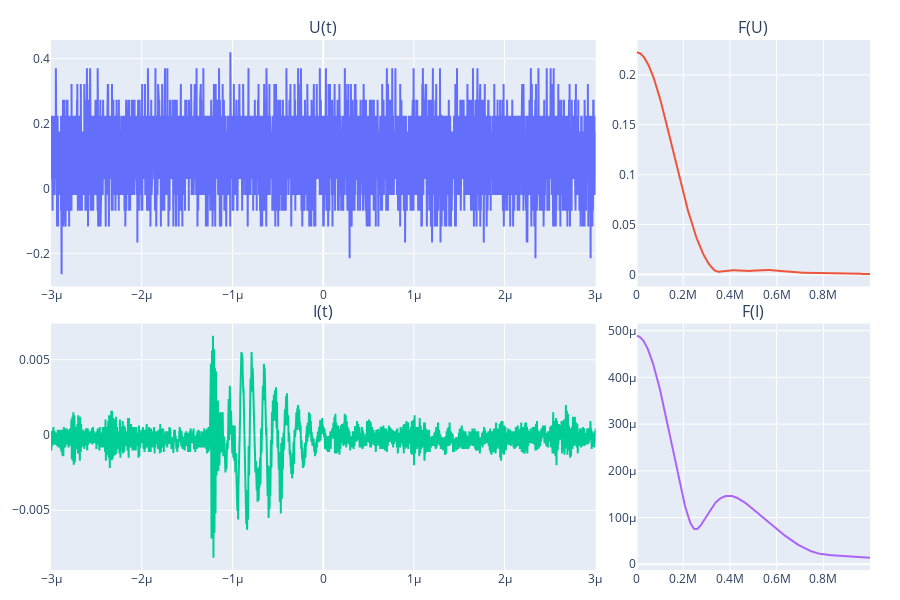

Write notebook code for a chart like this one.
### Code cell
F,V = md.get_spectrum3(t_n,U_n)
 
vw.show_I_U_3(t_n,I_n,U_n,0,window)

### Figure 1 — Plotly figure (JSON) as saved in the notebook; plotly's stock layout.template omitted (floating-point values rounded to 4 significant figures; data arrays with more than 128 entries replaced by an {"elided": "..."} marker saying what was removed)
{"data": [{"type": "scatter", "x": {"elided": "7504 float values"}, "xaxis": "x", "y": {"elided": "7504 float values"}, "yaxis": "y"}, {"type": "scatter", "x": {"elided": "307 float values"}, "xaxis": "x2", "y": {"elided": "307 float values"}, "yaxis": "y2"}, {"type": "scatter", "x": {"elided": "7504 float values"}, "xaxis": "x3", "y": {"elided": "7504 float values"}, "yaxis": "y3"}, {"type": "scatter", "x": {"elided": "307 float values"}, "xaxis": "x4", "y": {"elided": "307 float values"}, "yaxis": "y4"}], "layout": {"annotations": [{"font": {"size": 16}, "showarrow": false, "text": "U(t)", "x": 0.3325, "xanchor": "center", "xref": "paper", "y": 1.0, "yanchor": "bottom", "yref": "paper"}, {"font": {"size": 16}, "showarrow": false, "text": "F(U)", "x": 0.8575, "xanchor": "center", "xref": "paper", "y": 1.0, "yanchor": "bottom", "yref": "paper"}, {"font": {"size": 16}, "showarrow": false, "text": "I(t)", "x": 0.3325, "xanchor": "center", "xref": "paper", "y": 0.465, "yanchor": "bottom", "yref": "paper"}, {"font": {"size": 16}, "showarrow": false, "text": "F(I)", "x": 0.8575, "xanchor": "center", "xref": "paper", "y": 0.465, "yanchor": "bottom", "yref": "paper"}], "height": 600, "margin": {"b": 30, "l": 30, "r": 30, "t": 40}, "showlegend": false, "width": 900, "xaxis": {"anchor": "y", "domain": [0, 0.665]}, "xaxis2": {"anchor": "y2", "domain": [0.715, 1]}, "xaxis3": {"anchor": "y3", "domain": [0, 0.665]}, "xaxis4": {"anchor": "y4", "domain": [0.715, 1]}, "yaxis": {"anchor": "x", "domain": [0.535, 1.0]}, "yaxis2": {"anchor": "x2", "domain": [0.535, 1.0]}, "yaxis3": {"anchor": "x3", "domain": [0, 0.465]}, "yaxis4": {"anchor": "x4", "domain": [0, 0.465]}}}
